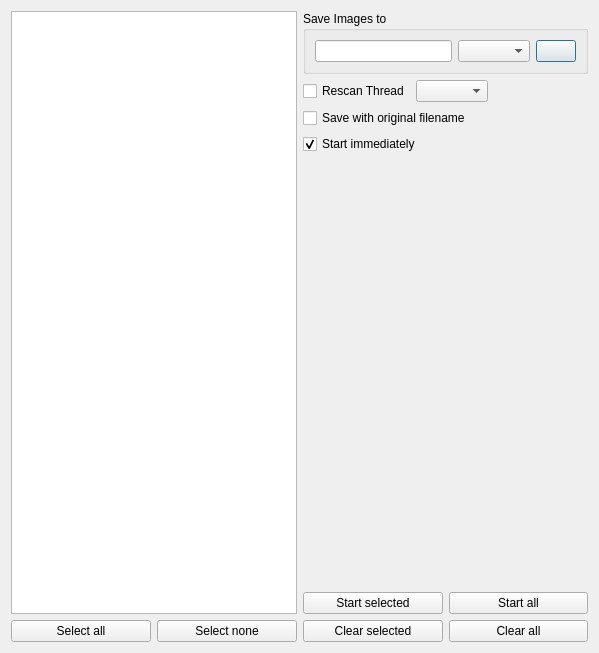
<?xml version="1.0" encoding="UTF-8"?>
<ui version="4.0">
 <class>UIThreadAdder</class>
 <widget class="QDialog" name="UIThreadAdder">
  <property name="geometry">
   <rect>
    <x>0</x>
    <y>0</y>
    <width>599</width>
    <height>653</height>
   </rect>
  </property>
  <property name="windowTitle">
   <string>Add multiple tabs</string>
  </property>
  <layout class="QGridLayout" name="gridLayout_2">
   <item row="0" column="0" rowspan="6">
    <widget class="QListWidget" name="listWidget">
     <property name="sizePolicy">
      <sizepolicy hsizetype="MinimumExpanding" vsizetype="Expanding">
       <horstretch>0</horstretch>
       <verstretch>0</verstretch>
      </sizepolicy>
     </property>
    </widget>
   </item>
   <item row="0" column="1">
    <widget class="QGroupBox" name="group">
     <property name="title">
      <string>Save Images to</string>
     </property>
     <layout class="QGridLayout" name="gridLayout">
      <item row="0" column="0">
       <widget class="QLineEdit" name="leSavepath">
        <property name="text">
         <string/>
        </property>
       </widget>
      </item>
      <item row="0" column="2">
       <widget class="QPushButton" name="btnChoosePath">
        <property name="toolTip">
         <string>Choose download folder</string>
        </property>
        <property name="text">
         <string/>
        </property>
        <property name="icon">
         <iconset resource="resources.qrc">
          <normaloff>:/icons/resources/search.png</normaloff>:/icons/resources/search.png</iconset>
        </property>
       </widget>
      </item>
      <item row="0" column="1">
       <widget class="QComboBox" name="cbFolderShortcuts"/>
      </item>
     </layout>
    </widget>
   </item>
   <item row="1" column="1">
    <layout class="QHBoxLayout" name="horizontalLayout_2">
     <item>
      <widget class="QCheckBox" name="cbRescan">
       <property name="text">
        <string>Rescan Thread</string>
       </property>
      </widget>
     </item>
     <item>
      <widget class="QComboBox" name="comboBox">
       <property name="enabled">
        <bool>true</bool>
       </property>
      </widget>
     </item>
     <item>
      <spacer name="horizontalSpacer">
       <property name="orientation">
        <enum>Qt::Horizontal</enum>
       </property>
       <property name="sizeHint" stdset="0">
        <size>
         <width>40</width>
         <height>20</height>
        </size>
       </property>
      </spacer>
     </item>
    </layout>
   </item>
   <item row="2" column="1">
    <widget class="QCheckBox" name="cbOriginalFilename">
     <property name="text">
      <string>Save with original filename</string>
     </property>
     <property name="checked">
      <bool>false</bool>
     </property>
    </widget>
   </item>
   <item row="3" column="1">
    <widget class="QCheckBox" name="cbStartImmediately">
     <property name="text">
      <string>Start immediately</string>
     </property>
     <property name="checked">
      <bool>true</bool>
     </property>
    </widget>
   </item>
   <item row="4" column="1">
    <spacer name="verticalSpacer">
     <property name="orientation">
      <enum>Qt::Vertical</enum>
     </property>
     <property name="sizeHint" stdset="0">
      <size>
       <width>20</width>
       <height>40</height>
      </size>
     </property>
    </spacer>
   </item>
   <item row="5" column="1">
    <layout class="QHBoxLayout" name="horizontalLayout_4">
     <item>
      <widget class="QPushButton" name="btnStartSelected">
       <property name="text">
        <string>Start selected</string>
       </property>
       <property name="icon">
        <iconset resource="resources.qrc">
         <normaloff>:/icons/resources/dialog-ok.png</normaloff>:/icons/resources/dialog-ok.png</iconset>
       </property>
      </widget>
     </item>
     <item>
      <widget class="QPushButton" name="btnStartAll">
       <property name="text">
        <string>Start all</string>
       </property>
       <property name="icon">
        <iconset resource="resources.qrc">
         <normaloff>:/icons/resources/yes.png</normaloff>:/icons/resources/yes.png</iconset>
       </property>
      </widget>
     </item>
    </layout>
   </item>
   <item row="6" column="1">
    <layout class="QHBoxLayout" name="horizontalLayout_3">
     <item>
      <widget class="QPushButton" name="btClearSelected">
       <property name="text">
        <string>Clear selected</string>
       </property>
       <property name="icon">
        <iconset resource="resources.qrc">
         <normaloff>:/icons/resources/close.png</normaloff>:/icons/resources/close.png</iconset>
       </property>
      </widget>
     </item>
     <item>
      <widget class="QPushButton" name="btnClearList">
       <property name="text">
        <string>Clear all</string>
       </property>
       <property name="icon">
        <iconset resource="resources.qrc">
         <normaloff>:/icons/resources/no.png</normaloff>:/icons/resources/no.png</iconset>
       </property>
      </widget>
     </item>
    </layout>
   </item>
   <item row="6" column="0">
    <layout class="QHBoxLayout" name="horizontalLayout">
     <item>
      <widget class="QPushButton" name="btnSelectAll">
       <property name="text">
        <string>Select all</string>
       </property>
      </widget>
     </item>
     <item>
      <widget class="QPushButton" name="btnSelectNone">
       <property name="text">
        <string>Select none</string>
       </property>
      </widget>
     </item>
    </layout>
   </item>
  </layout>
 </widget>
 <resources>
  <include location="resources.qrc"/>
 </resources>
 <connections>
  <connection>
   <sender>btnClearList</sender>
   <signal>clicked()</signal>
   <receiver>listWidget</receiver>
   <slot>clear()</slot>
   <hints>
    <hint type="sourcelabel">
     <x>588</x>
     <y>642</y>
    </hint>
    <hint type="destinationlabel">
     <x>234</x>
     <y>332</y>
    </hint>
   </hints>
  </connection>
  <connection>
   <sender>btnSelectAll</sender>
   <signal>clicked()</signal>
   <receiver>UIThreadAdder</receiver>
   <slot>selectAll()</slot>
   <hints>
    <hint type="sourcelabel">
     <x>149</x>
     <y>641</y>
    </hint>
    <hint type="destinationlabel">
     <x>330</x>
     <y>495</y>
    </hint>
   </hints>
  </connection>
  <connection>
   <sender>btnSelectNone</sender>
   <signal>clicked()</signal>
   <receiver>UIThreadAdder</receiver>
   <slot>selectNone()</slot>
   <hints>
    <hint type="sourcelabel">
     <x>295</x>
     <y>641</y>
    </hint>
    <hint type="destinationlabel">
     <x>493</x>
     <y>514</y>
    </hint>
   </hints>
  </connection>
  <connection>
   <sender>btnStartSelected</sender>
   <signal>clicked()</signal>
   <receiver>UIThreadAdder</receiver>
   <slot>startSelected()</slot>
   <hints>
    <hint type="sourcelabel">
     <x>443</x>
     <y>610</y>
    </hint>
    <hint type="destinationlabel">
     <x>388</x>
     <y>455</y>
    </hint>
   </hints>
  </connection>
  <connection>
   <sender>btnStartAll</sender>
   <signal>clicked()</signal>
   <receiver>UIThreadAdder</receiver>
   <slot>startAll()</slot>
   <hints>
    <hint type="sourcelabel">
     <x>461</x>
     <y>595</y>
    </hint>
    <hint type="destinationlabel">
     <x>505</x>
     <y>468</y>
    </hint>
   </hints>
  </connection>
  <connection>
   <sender>btClearSelected</sender>
   <signal>clicked()</signal>
   <receiver>UIThreadAdder</receiver>
   <slot>clearSelected()</slot>
   <hints>
    <hint type="sourcelabel">
     <x>381</x>
     <y>627</y>
    </hint>
    <hint type="destinationlabel">
     <x>416</x>
     <y>492</y>
    </hint>
   </hints>
  </connection>
  <connection>
   <sender>btnChoosePath</sender>
   <signal>clicked()</signal>
   <receiver>UIThreadAdder</receiver>
   <slot>chooseLocation()</slot>
   <hints>
    <hint type="sourcelabel">
     <x>559</x>
     <y>47</y>
    </hint>
    <hint type="destinationlabel">
     <x>567</x>
     <y>91</y>
    </hint>
   </hints>
  </connection>
 </connections>
 <slots>
  <slot>startAll()</slot>
  <slot>startSelected()</slot>
  <slot>clearAll()</slot>
  <slot>clearSelected()</slot>
  <slot>selectAll()</slot>
  <slot>selectNone()</slot>
  <slot>chooseLocation()</slot>
 </slots>
</ui>
